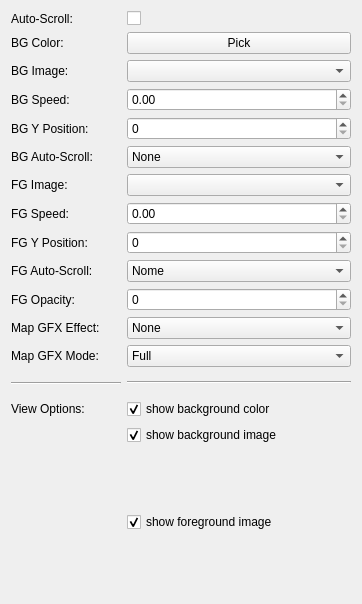
           <widget class="QWidget" name="page_map_properties">
            <property name="geometry">
             <rect>
              <x>0</x>
              <y>0</y>
              <width>362</width>
              <height>604</height>
             </rect>
            </property>
            <attribute name="label">
             <string>Map Properties</string>
            </attribute>
            <layout class="QVBoxLayout" name="verticalLayout_11">
             <item>
              <layout class="QGridLayout" name="gridLayout_13">
               <item row="4" column="2">
                <widget class="QSpinBox" name="bg1_y_pos">
                 <property name="maximum">
                  <number>999</number>
                 </property>
                </widget>
               </item>
               <item row="16" column="0">
                <spacer name="verticalSpacer_5">
                 <property name="orientation">
                  <enum>Qt::Vertical</enum>
                 </property>
                 <property name="sizeHint" stdset="0">
                  <size>
                   <width>20</width>
                   <height>40</height>
                  </size>
                 </property>
                </spacer>
               </item>
               <item row="7" column="0">
                <widget class="QLabel" name="label_8">
                 <property name="text">
                  <string>FG Speed:</string>
                 </property>
                </widget>
               </item>
               <item row="14" column="2">
                <widget class="QCheckBox" name="checkBox">
                 <property name="text">
                  <string>show background color</string>
                 </property>
                 <property name="checked">
                  <bool>true</bool>
                 </property>
                </widget>
               </item>
               <item row="7" column="2">
                <widget class="QDoubleSpinBox" name="fg_speed_doubleSpinBox">
                 <property name="maximum">
                  <double>4.000000000000000</double>
                 </property>
                 <property name="singleStep">
                  <double>0.100000000000000</double>
                 </property>
                </widget>
               </item>
               <item row="14" column="0">
                <widget class="QLabel" name="label_15">
                 <property name="text">
                  <string>View Options:</string>
                 </property>
                </widget>
               </item>
               <item row="15" column="2">
                <widget class="QCheckBox" name="checkBox_2">
                 <property name="text">
                  <string>show background image</string>
                 </property>
                 <property name="checked">
                  <bool>true</bool>
                 </property>
                </widget>
               </item>
               <item row="12" column="0">
                <widget class="QLabel" name="label_18">
                 <property name="text">
                  <string>Map GFX Mode:</string>
                 </property>
                </widget>
               </item>
               <item row="3" column="2">
                <widget class="QDoubleSpinBox" name="bg1_speed">
                 <property name="minimum">
                  <double>0.000000000000000</double>
                 </property>
                 <property name="maximum">
                  <double>4.000000000000000</double>
                 </property>
                 <property name="singleStep">
                  <double>0.100000000000000</double>
                 </property>
                </widget>
               </item>
               <item row="8" column="2">
                <widget class="QSpinBox" name="fg_position_spinBox">
                 <property name="maximum">
                  <number>320</number>
                 </property>
                </widget>
               </item>
               <item row="8" column="0">
                <widget class="QLabel" name="label_9">
                 <property name="text">
                  <string>FG Y Position:</string>
                 </property>
                </widget>
               </item>
               <item row="6" column="0">
                <widget class="QLabel" name="label_6">
                 <property name="text">
                  <string>FG Image:</string>
                 </property>
                </widget>
               </item>
               <item row="5" column="2">
                <widget class="QComboBox" name="autoScrollBG1_mode">
                 <item>
                  <property name="text">
                   <string>None</string>
                  </property>
                 </item>
                 <item>
                  <property name="text">
                   <string>Up</string>
                  </property>
                 </item>
                 <item>
                  <property name="text">
                   <string>Down</string>
                  </property>
                 </item>
                 <item>
                  <property name="text">
                   <string>Left</string>
                  </property>
                 </item>
                 <item>
                  <property name="text">
                   <string>Right</string>
                  </property>
                 </item>
                 <item>
                  <property name="text">
                   <string>Diagonal TBD</string>
                  </property>
                 </item>
                 <item>
                  <property name="text">
                   <string>Anim Map (1/2 w)</string>
                  </property>
                 </item>
                </widget>
               </item>
               <item row="2" column="2">
                <widget class="QComboBox" name="bg1_filename"/>
               </item>
               <item row="3" column="0">
                <widget class="QLabel" name="label_61">
                 <property name="text">
                  <string>BG Speed:</string>
                 </property>
                </widget>
               </item>
               <item row="16" column="2">
                <widget class="QCheckBox" name="fg_show_checkBox">
                 <property name="text">
                  <string>show foreground image</string>
                 </property>
                 <property name="checked">
                  <bool>true</bool>
                 </property>
                </widget>
               </item>
               <item row="13" column="2">
                <widget class="Line" name="line_2">
                 <property name="orientation">
                  <enum>Qt::Horizontal</enum>
                 </property>
                </widget>
               </item>
               <item row="12" column="2">
                <widget class="QComboBox" name="mapGFXMode_comboBox">
                 <property name="currentIndex">
                  <number>0</number>
                 </property>
                 <item>
                  <property name="text">
                   <string>Full</string>
                  </property>
                 </item>
                 <item>
                  <property name="text">
                   <string>Background</string>
                  </property>
                 </item>
                 <item>
                  <property name="text">
                   <string>Overlay</string>
                  </property>
                 </item>
                </widget>
               </item>
               <item row="1" column="0">
                <widget class="QLabel" name="label_58">
                 <property name="text">
                  <string>BG Color:</string>
                 </property>
                </widget>
               </item>
               <item row="4" column="0">
                <widget class="QLabel" name="label_56">
                 <property name="text">
                  <string>BG Y Position:</string>
                 </property>
                </widget>
               </item>
               <item row="11" column="0">
                <widget class="QLabel" name="label_14">
                 <property name="text">
                  <string>Map GFX Effect:</string>
                 </property>
                </widget>
               </item>
               <item row="1" column="2">
                <widget class="QPushButton" name="bg_color_pick">
                 <property name="text">
                  <string>Pick</string>
                 </property>
                </widget>
               </item>
               <item row="0" column="2">
                <widget class="QCheckBox" name="mapAutoScroll_checkBox">
                 <property name="text">
                  <string/>
                 </property>
                </widget>
               </item>
               <item row="2" column="0">
                <widget class="QLabel" name="label_52">
                 <property name="text">
                  <string>BG Image:</string>
                 </property>
                </widget>
               </item>
               <item row="5" column="0">
                <widget class="QLabel" name="label_16">
                 <property name="text">
                  <string>BG Auto-Scroll:</string>
                 </property>
                </widget>
               </item>
               <item row="13" column="0">
                <widget class="Line" name="line">
                 <property name="minimumSize">
                  <size>
                   <width>0</width>
                   <height>20</height>
                  </size>
                 </property>
                 <property name="orientation">
                  <enum>Qt::Horizontal</enum>
                 </property>
                </widget>
               </item>
               <item row="10" column="0">
                <widget class="QLabel" name="label_17">
                 <property name="text">
                  <string>FG Opacity:</string>
                 </property>
                </widget>
               </item>
               <item row="10" column="2">
                <widget class="QSpinBox" name="fg_opacity_spinBox">
                 <property name="maximum">
                  <number>100</number>
                 </property>
                </widget>
               </item>
               <item row="0" column="0">
                <widget class="QLabel" name="label_3">
                 <property name="maximumSize">
                  <size>
                   <width>110</width>
                   <height>16777215</height>
                  </size>
                 </property>
                 <property name="text">
                  <string>Auto-Scroll:</string>
                 </property>
                </widget>
               </item>
               <item row="11" column="2">
                <widget class="QComboBox" name="mapGFX_comboBox">
                 <item>
                  <property name="text">
                   <string>None</string>
                  </property>
                 </item>
                 <item>
                  <property name="text">
                   <string>Rain</string>
                  </property>
                 </item>
                 <item>
                  <property name="text">
                   <string>Snow</string>
                  </property>
                 </item>
                 <item>
                  <property name="text">
                   <string>Waving</string>
                  </property>
                 </item>
                 <item>
                  <property name="text">
                   <string>Train</string>
                  </property>
                 </item>
                 <item>
                  <property name="text">
                   <string>Flash Stopper</string>
                  </property>
                 </item>
                 <item>
                  <property name="text">
                   <string>Lighting Bolt</string>
                  </property>
                 </item>
                 <item>
                  <property name="text">
                   <string>Shadow Top</string>
                  </property>
                 </item>
                 <item>
                  <property name="text">
                   <string>Inferno</string>
                  </property>
                 </item>
                </widget>
               </item>
               <item row="6" column="2">
                <widget class="QComboBox" name="fb_image_comboBox"/>
               </item>
               <item row="9" column="0">
                <widget class="QLabel" name="label_21">
                 <property name="text">
                  <string>FG Auto-Scroll:</string>
                 </property>
                </widget>
               </item>
               <item row="9" column="2">
                <widget class="QComboBox" name="FGScrollModeComboBox">
                 <item>
                  <property name="text">
                   <string>Nome</string>
                  </property>
                 </item>
                 <item>
                  <property name="text">
                   <string>Up</string>
                  </property>
                 </item>
                 <item>
                  <property name="text">
                   <string>Down</string>
                  </property>
                 </item>
                 <item>
                  <property name="text">
                   <string>Left</string>
                  </property>
                 </item>
                 <item>
                  <property name="text">
                   <string>Right</string>
                  </property>
                 </item>
                 <item>
                  <property name="text">
                   <string>Diagonal (TBD)</string>
                  </property>
                 </item>
                </widget>
               </item>
              </layout>
             </item>
            </layout>
           </widget>
